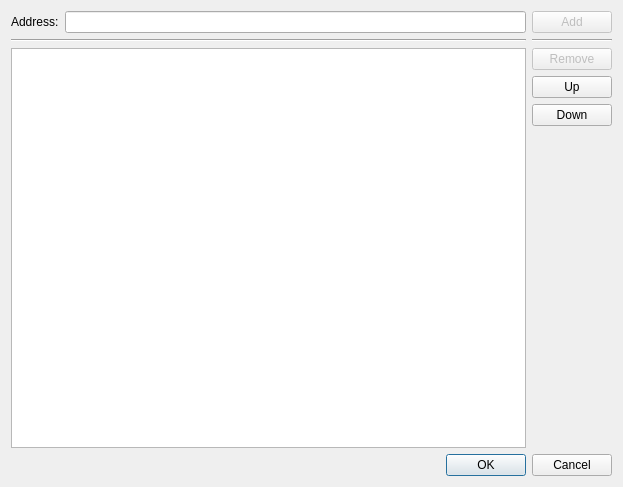
<?xml version="1.0" encoding="UTF-8"?>
<ui version="4.0">
 <class>AddressEditDialog</class>
 <widget class="QDialog" name="AddressEditDialog">
  <property name="geometry">
   <rect>
    <x>0</x>
    <y>0</y>
    <width>623</width>
    <height>487</height>
   </rect>
  </property>
  <property name="windowTitle">
   <string>Address Edit</string>
  </property>
  <layout class="QGridLayout" name="gridLayout_2">
   <item row="0" column="0">
    <layout class="QGridLayout" name="gridLayout">
     <item row="2" column="0">
      <widget class="QListWidget" name="addressesListWidget"/>
     </item>
     <item row="0" column="0">
      <layout class="QHBoxLayout" name="horizontalLayout">
       <item>
        <widget class="QLabel" name="label">
         <property name="text">
          <string>Address:</string>
         </property>
        </widget>
       </item>
       <item>
        <widget class="QLineEdit" name="addressLineEdit"/>
       </item>
      </layout>
     </item>
     <item row="0" column="1">
      <widget class="QPushButton" name="addPushButton">
       <property name="enabled">
        <bool>false</bool>
       </property>
       <property name="text">
        <string>Add</string>
       </property>
       <property name="icon">
        <iconset resource="icons.qrc">
         <normaloff>:/icons/plus.png</normaloff>:/icons/plus.png</iconset>
       </property>
      </widget>
     </item>
     <item row="2" column="1">
      <layout class="QVBoxLayout" name="verticalLayout">
       <item>
        <widget class="QPushButton" name="removePushButton">
         <property name="enabled">
          <bool>false</bool>
         </property>
         <property name="text">
          <string>Remove</string>
         </property>
         <property name="icon">
          <iconset resource="icons.qrc">
           <normaloff>:/icons/minus.png</normaloff>:/icons/minus.png</iconset>
         </property>
        </widget>
       </item>
       <item>
        <widget class="QPushButton" name="upPushButton">
         <property name="text">
          <string>Up</string>
         </property>
         <property name="icon">
          <iconset resource="icons.qrc">
           <normaloff>:/icons/arrow-090.png</normaloff>:/icons/arrow-090.png</iconset>
         </property>
        </widget>
       </item>
       <item>
        <widget class="QPushButton" name="downPushButton">
         <property name="text">
          <string>Down</string>
         </property>
         <property name="icon">
          <iconset resource="icons.qrc">
           <normaloff>:/icons/arrow-270.png</normaloff>:/icons/arrow-270.png</iconset>
         </property>
        </widget>
       </item>
       <item>
        <spacer name="verticalSpacer">
         <property name="orientation">
          <enum>Qt::Vertical</enum>
         </property>
         <property name="sizeHint" stdset="0">
          <size>
           <width>20</width>
           <height>40</height>
          </size>
         </property>
        </spacer>
       </item>
      </layout>
     </item>
     <item row="1" column="0">
      <widget class="Line" name="line">
       <property name="orientation">
        <enum>Qt::Horizontal</enum>
       </property>
      </widget>
     </item>
     <item row="1" column="1">
      <widget class="Line" name="line_2">
       <property name="orientation">
        <enum>Qt::Horizontal</enum>
       </property>
      </widget>
     </item>
    </layout>
   </item>
   <item row="1" column="0">
    <widget class="QDialogButtonBox" name="buttonBox">
     <property name="orientation">
      <enum>Qt::Horizontal</enum>
     </property>
     <property name="standardButtons">
      <set>QDialogButtonBox::Cancel|QDialogButtonBox::Ok</set>
     </property>
    </widget>
   </item>
  </layout>
  <action name="actionAdd">
   <property name="icon">
    <iconset resource="icons.qrc">
     <normaloff>:/icons/plus.png</normaloff>:/icons/plus.png</iconset>
   </property>
   <property name="text">
    <string>Add</string>
   </property>
  </action>
  <action name="actionRemove">
   <property name="icon">
    <iconset resource="icons.qrc">
     <normaloff>:/icons/minus.png</normaloff>:/icons/minus.png</iconset>
   </property>
   <property name="text">
    <string>Remove</string>
   </property>
  </action>
  <action name="actionMoveUp">
   <property name="icon">
    <iconset resource="icons.qrc">
     <normaloff>:/icons/arrow-090.png</normaloff>:/icons/arrow-090.png</iconset>
   </property>
   <property name="text">
    <string>Move Up</string>
   </property>
  </action>
  <action name="actionMoveDown">
   <property name="icon">
    <iconset resource="icons.qrc">
     <normaloff>:/icons/arrow-270.png</normaloff>:/icons/arrow-270.png</iconset>
   </property>
   <property name="text">
    <string>Move Down</string>
   </property>
  </action>
 </widget>
 <resources>
  <include location="icons.qrc"/>
 </resources>
 <connections>
  <connection>
   <sender>buttonBox</sender>
   <signal>accepted()</signal>
   <receiver>AddressEditDialog</receiver>
   <slot>accept()</slot>
   <hints>
    <hint type="sourcelabel">
     <x>248</x>
     <y>254</y>
    </hint>
    <hint type="destinationlabel">
     <x>157</x>
     <y>274</y>
    </hint>
   </hints>
  </connection>
  <connection>
   <sender>buttonBox</sender>
   <signal>rejected()</signal>
   <receiver>AddressEditDialog</receiver>
   <slot>reject()</slot>
   <hints>
    <hint type="sourcelabel">
     <x>316</x>
     <y>260</y>
    </hint>
    <hint type="destinationlabel">
     <x>286</x>
     <y>274</y>
    </hint>
   </hints>
  </connection>
 </connections>
</ui>
